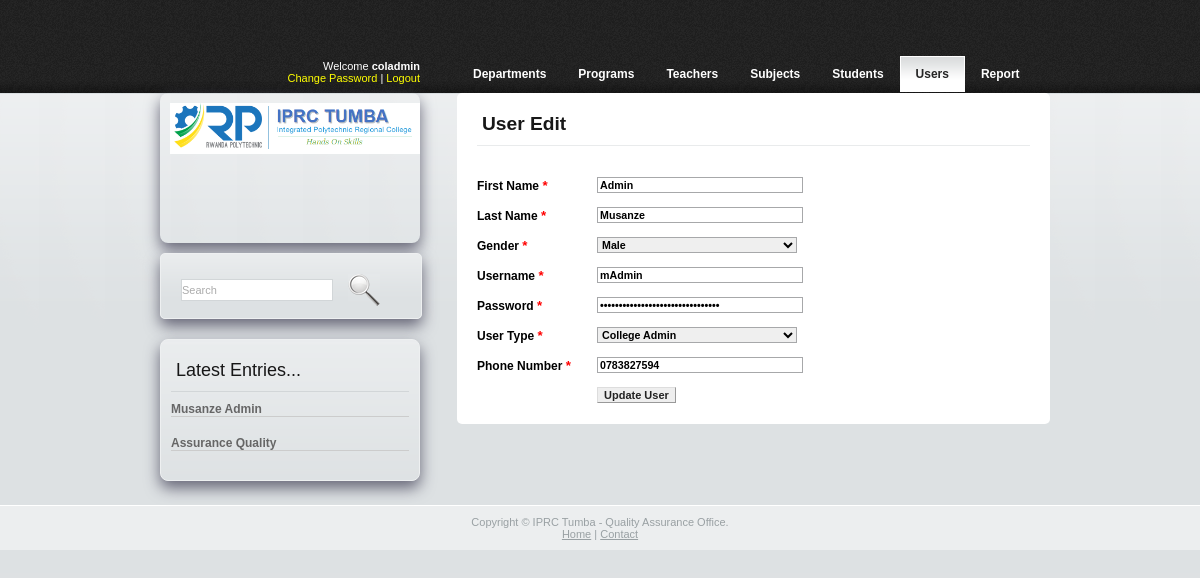
Screenshot of /admin/users_edit.php?id=11 (signed in) with the database file from the repository.
### tables this page shows
CREATE TABLE `tbl_users` (
  `u_id` int(10) UNSIGNED NOT NULL,
  `u_fname` varchar(30) DEFAULT NULL,
  `u_lname` varchar(30) DEFAULT NULL,
  `u_gender` varchar(10) NOT NULL,
  `u_uname` varchar(30) DEFAULT NULL,
  `u_pass` varchar(64) DEFAULT NULL,
  `u_utype` varchar(20) DEFAULT NULL,
  `u_phone` varchar(15) DEFAULT NULL
);

### admin/includes/config.php (called while the page is built, shortened)
<?php
$genderArr = array("Male", "Female");
$colUserTpyeArr = array("College Admin" => "coladmin", "Quality Assurence" => "quality");
?>

### admin/users_edit.php (the view, shortened to what this page needs)
<?php
require_once("includes/functions.php");
require_once ('../admin/includes/config.php');
global $connPDO;
?>
<!DOCTYPE html PUBLIC "-//W3C//DTD XHTML 1.0 Transitional//EN" "http://www.w3.org/TR/xhtml1/DTD/xhtml1-transitional.dtd">
<html xmlns="http://www.w3.org/1999/xhtml">
<head>
	<link rel="stylesheet" type="text/css" href="css/style.css" />
	<link href="spry/textfieldvalidation/SpryValidationTextField.css" rel="stylesheet" type="text/css" />
	<link href="spry/selectvalidation/SpryValidationSelect.css" rel="stylesheet" type="text/css" />
</head>
<body onLoad="document.getElementById('department').focus();">
<div class="main">
	<?php
		echo plotHeaderMenuInfo("users_new.php");
	?>
	<div class="body">
		<div class="main_body">
			<h2>User Edit</h2>
			<br/>
			<?php
				if(isset($_GET['id']))
				{
					$id					=	$_GET['id'];
					$userSelQry		=	"SELECT *  FROM `tbl_users` WHERE `u_id` ={$id}";
					$userSelRes		=	$connPDO->query($userSelQry);
					$userSelNumRows	=	$userSelRes->rowCount();
					if($userSelNumRows)
					{
						$userSelArr	=	$userSelRes->fetch(PDO::FETCH_ASSOC);
						$ufname		=	$userSelArr['u_fname'];
						$ulname		=	$userSelArr['u_lname'];
						$ugender	=	$userSelArr['u_gender'];
						$uname		=	$userSelArr['u_uname'];
						$upass		=	$userSelArr['u_pass'];
						$utype		=	$userSelArr['u_utype'];
						$uphone		=	$userSelArr['u_phone'];
					}
				}
			?>
			<form method = 'POST' action = "<?php echo "{$_SERVER['PHP_SELF']}?id={$_GET['id']}"?>">
			<table  border = '0' cellspacing = '0' cellpadding = '0'>
			<tr>
				<td width = '120' height = '30'>
					<strong>First Name</strong>
					<span class = 'mandatory'>*</span>
				</td>
				<td width = '120' height = '30'>
					<span id="sprytextfield2">
						<input type = 'text' name = 'first_name' id = 'first_name' class = 'typeproforms' value = "<?php if(isset($ufname))echo $ufname;?>" required/>
					</span>
				</td>
			</tr>
			<tr>
				<td width = '120' height = '30'>
					<strong>Last Name</strong>
					<span class = 'mandatory'>*</span>
				</td>
				<td width = '120' height = '30'>
					<span id="sprytextfield3">
						<input type = 'text' name = 'last_name' id = 'last_name' class = 'typeproforms'	value = "<?php if(isset($ulname))echo $ulname;?>" required/>
					</span>
				</td>
			</tr>
			<tr>
				<td width = '120' height = '30'>
					<strong>Gender</strong>
					<span class = 'mandatory'>*</span>
				</td>
				<td width = '120' height = '30'>
					<span id = 'gender'>
						<?php
							echo plotGenderDropdown($ugender);
						?>
					</span>
				</td>
			</tr>
			<tr>
				<td width = '120' height = '30'>
					<strong>Username</strong>
					<span class = 'mandatory'>*</span>
				</td>
				<td width = '120' height = '30'>
					<span id="sprytextfield4">
						<input type = 'text' name = 'username' id = 'username' class = 'typeproforms' value = "<?php if(isset($uname))echo $uname;?>" required/>
					</span>
				</td>
			</tr>
			<tr>
				<td width = '120' height = '30'>
					<strong>Password</strong>
					<span class = 'mandatory'>*</span>
				</td>
				<td width = '120' height = '30'>
					<span id="sprytextfield4">
						<input type = 'password' name = 'password' id = 'password' class = 'typeproforms' value = "<?php if(isset($upass))echo $upass;?>" required/>
					</span>
				</td>
			</tr>
			<tr>
				<td width = '120' height = '30'>
					<strong>User Type</strong>
					<span class = 'mandatory'>*</span>
				</td>
				<td width = '120' height = '30'>
					<span id = 'utype'>
						<?php
							echo plotUserTypeDropdown($utype);
						?>
					</span>
				</td>
			</tr>
			<tr>
				<td width = '120' height = '30'>
					<strong>Phone Number</strong>
					<span class = 'mandatory'>*</span>
				</td>
				<td width = '120' height = '30'>
					<span id="sprytextfield1">
						<input type = 'text' name = 'phone' id = 'phone' class = 'typeproforms'
						value = "<?php if(isset($uphone))echo $uphone;?>"	required/>
					</span>
				</td>
			</tr>
			<tr>
				<td>&nbsp;</td>
				<td height = '30'>
					<input type = 'submit' name = 'submit' class = 'button' value = 'Update User' />
				</td>
			</tr>
			</table>
			</form>
			<br/>
		</div>
		<?php
			echo plotLogoDiv();
			echo plotSearchDiv($searchActionFile = 'user_search.php');
			echo listUsers();
		?>
	</div>
</div>
<?php
	echo plotFooterDiv();
?>
</body>
</html>

### admin/includes/functions.php (shortened to what this page needs)
<?php
function plotHeaderMenuInfo($activemenuName) {
    if ($_SESSION['u_utype'] == "admin") {
        $menuNamesArr = array(
            "Departs" => "department_t_new.php",
            "Progs" => "department_new.php",
            "Tchr" => "teachers_new.php",
            "Course" => "subjects_new.php",
            "Qualties" => "qualities_new.php",
            "Stud" => "student_new.php",
            "Usr" => "users_new.php",
            "Reprt" => "current_class_wise.php",
            "Ansrs" => "answers_new.php"
        );
    } elseif ($_SESSION['u_utype'] == "coladmin") {
        $menuNamesArr = array(
            "Departments" => "department_t_new.php",
            "Programs" => "department_new.php",
            "Teachers" => "teachers_new.php",
            "Subjects" => "subjects_new.php",
            "Students" => "student_new.php",
            "Users" => "users_new.php",
            "Report" => "current_class_wise.php"
        );
    }
    echo "<div class='header'>
			<div class='header_text'>
			  <p align='right'>Welcome
				<strong>{$_SESSION['u_utype']}</strong><br/>
				<a href='change_password.php'>Change Password</a> | <a href='../admin/logout.php'>Logout</a>
			  </p>
			</div>";
    echo '<div class="menu">';
    echo '<ul>';
    foreach ($menuNamesArr as $menuName => $menuUrl) {
        if ($menuUrl == $activemenuName) {
            echo "<li><a href = '{$menuUrl}' class='active'>{$menuName}</a></li>";
        } else {
            echo "<li><a href = '{$menuUrl}'>{$menuName}</a></li>";
        }
    }
    echo '</ul>';
    echo '</div>';
    echo '</div>';
}
function plotLogoDiv($imgPath = "../admin/images/logo.png") {
    $logoImageDivStr = <<<ABC
	<div class="logo shadowEffect">
		<img src="{$imgPath}" alt="logo" />
	</div>
ABC;
    return $logoImageDivStr;
}
function plotFooterDiv() {
    $footerDivStr = <<<ABC
	<br/>
	<div class="footer">
		Copyright &copy IPRC Tumba - Quality Assurance Office. <br />
		<a href="http://iprctumba.rp.ac.rw/">Home</a> | <a href="http://iprctumba.rp.ac.rw/">Contact</a>
	</div>
	<div class="clr"></div>
ABC;
    return $footerDivStr;
}
function plotGenderDropdown($genderSelValue = '') {
    global $genderArr;
    if (is_array($genderArr)) {
        $genderG = "<select name='gender' id='gender' class='typeproforms'>";
        $genderG .= "<option value=''>--Select Gender--</option>";
        foreach ($genderArr as $gender) {
            if ($genderSelValue == $gender) {
                $genderG .= "<option value='{$genderSelValue}' selected='selected'>{$gender}</option>";
            } else {
                $genderG .= "<option value='{$gender}'>{$gender}</option>";
            }
        }
        $genderG .= "</select>";
        return $genderG;
    }
}
function plotSearchDiv($searchActionFile) {
    $searchVal = (isset($_GET['keyword'])) ? $_GET['keyword'] : 'Search';
    $searchDiv = <<<ABC
				<div class="search" id='searchEffect'>
					<form action="{$searchActionFile}" method="get" name="search" onsubmit="if (document.search.keyword.value == 'Search'){ document.search.keyword.value = '';}"">
					<input name="keyword" type="text"  class="keywords" value="$searchVal"
						onfocus="if (document.search.keyword.value == 'Search'){ document.search.keyword.value = '';}"
						onblur="if (document.search.keyword.value == ''){ document.search.keyword.value = 'Search';}" />
					<input name="Search" type="image" src="images/search.gif" value="Search"  />
					</form>
				</div>
ABC;
    return $searchDiv;
}
        ?>
    <?php
function listUsers() {
    global $connPDO;
    $listUsersQuery = "SELECT *  FROM `tbl_users` WHERE `u_utype` NOT LIKE 'admin' ORDER BY u_id DESC LIMIT 0,3";
    $listUsersRes = $connPDO->query($listUsersQuery);
    $listUsersNumRows = $listUsersRes -> rowCount();
    $listUsersStr = "<div class='side_body shadowEffect'>
                                <h2>Latest Entries...</h2>";
    if ($listUsersNumRows) {
        while ($listUsersArr = $listUsersRes -> fetch(PDO::FETCH_ASSOC)) {
            $listUsersStr .= <<<ABC
                <div class='title'>
                    <a href = "users_edit.php?id={$listUsersArr['u_id']}">
                        {$listUsersArr['u_lname']}  {$listUsersArr['u_fname']}
                    </a>
                </div>
                <div class='clr' style='border-bottom:1px solid #CCCCCC;margin-bottom:5px;'>
                </div>
                <br/>
ABC;
        }
    } else {
        $listUsersStr .= "<p><span class= 'error'>No Student(s)</span></p>";
    }
    $listUsersStr .= '</div>';
    return $listUsersStr;
}
function plotUserTypeDropdown($userTypeSelValue = '') {
    global $userTpyeArr;
    global $colUserTpyeArr;
    if ($_SESSION['u_utype'] == "admin") {
        if (is_array($userTpyeArr)) {
            $typeG = "<select name='u_utype' id='u_utype' class='typeproforms'>";
            $typeG .= "<option value='' selected disabled hidden>--Select Type--</option>";
            foreach ($userTpyeArr as $utype) {
                if ($userTypeSelValue == $utype) {
                    $typeG .= "<option value='{$userTypeSelValue}' selected='selected'>{$utype}</option>";
                } else {
                    $typeG .= "<option value='{$utype}'>{$utype}</option>";
                }
            }
            $typeG .= "</select>";
            return $typeG;
        }
    } else{
        if (is_array($colUserTpyeArr)) {
            $typeG = "<select name='u_utype' id='u_utype' class='typeproforms'>";
            $typeG .= "<option value='' selected disabled hidden>--Select Type--</option>";
            foreach ($colUserTpyeArr as $utypename => $utype) {
                if ($userTypeSelValue == $utype) {
                    $typeG .= "<option value='{$userTypeSelValue}' selected='selected'>{$utypename}</option>";
                } else {
                    $typeG .= "<option value='{$utype}'>{$utypename}</option>";
                }
            }
            $typeG .= "</select>";
            return $typeG;
        }
    }
}
?>

### admin/css/style.css (style rules this page uses)
body { margin:0; padding:0; background: none; width:100%; background:#fafbfb url(../images/bg.gif) top repeat-x; font:12px Arial, Helvetica, sans-serif }
html { padding:0; margin:0; }
.clr { clear:both; }
.main { width:900px; padding:0; margin:0 auto; }
.header { width:900px; margin:0; padding:0; height:93px; }
.header_text { height:93px; width:270px; margin:0; padding:0; border:none; float:left; }
.header_text p { font: normal 11px Arial, Helvetica, sans-serif; color:#FFFFFF; padding:60px 0 0 20px; margin:0; }
.header_text a { color:#FFFF00;text-decoration:none }
.menu { width:593px;margin:56px 0 0 0; padding:0; float:right; height:30px; }
.menu ul { margin:0; padding:0; list-style:none; }
.menu li { margin:0; padding:0; font:bold 12px Arial, Helvetica, sans-serif; color:#a6a6a6; float:left; }
.menu a { float:left; font:bold 12px Arial, Helvetica, sans-serif; color:#fff; padding:11px 16px; margin:0; text-decoration:none; }
.menu a.active { color:#252525; background:url(../images/hover.gif) top repeat-x; padding:10px 15px; border:1px solid #fff; }
.body { width:900px; margin:0; padding:0; }
.body h2 { font: normal 24px Arial, Helvetica, sans-serif; color:#181818; padding:10px 5px; margin:10px 0 10px 0; border-bottom:1px solid #e9ebec; }
.body a { color:#d34600; font:bold 12px Arial, Helvetica, sans-serif; text-decoration:none; }
.body img { float:left; margin:0; padding:20px; max-width:173px; max-height:150px; }
.logo { width:260px; height:150px; margin:0 10px 10px 10px; padding:20px 0 0 0; }
.logo img { margin:0; padding:0; max-height:107px; max-width:250px; }
.search { width:250px; height:44px; padding:20px 0 0 10px; margin:10px 10px; border:1px solid #eef0f1; background: url(images/bg_search.gif) top repeat-x; }
.search input.keywords { width:150px; height:20px; background:#fff; color:#acacac; font:normal 11px Arial, Helvetica, sans-serif; margin:5px 15px 0 10px; padding:0; border:1px solid #d2d6d8; float:left; }
.side_body { width:260px; padding:0 10px; margin:10px 10px; border:1px solid #eef0f1; background: #dde1e3 url(images/side_bg.gif) top repeat-x; float:left; }
.side_body h2 { font:normal 18px Arial, Helvetica, sans-serif; color:#171717; border-bottom:1px solid #d2d6d8; margin:0 0 10px 0; padding:10px 5px; }
.side_body a { font: bold 12px Arial, Helvetica, sans-serif; color:#666666; margin:0; padding:0; text-decoration:none; }
.side_body .title { float: left; font: bold 11px Arial, Helvetica, sans-serif; color:#363636; margin:0; padding:0; width:220px; margin:0; padding:0; }
.main_body { width :553px; padding :0 20px; margin :0; float :right; background :#fff; border-radius : 5px; -webkit-transition :-webkit-box-shadow 1s linear; -moz-transition :-moz-box-shadow 1s linear; }
.main_body h2 { font-family: "Trebuchet MS", sans-serif;font-size: 1.6em;font-weight:bold; }
.footer { background:#eceeef; text-align:center; font: normal 11px Arial, Helvetica, sans-serif; color:#99a0a3; margin:0; padding:10px 0; border-top:1px solid #fff; }
.footer a { font: normal 11px Arial, Helvetica, sans-serif; color:#99a0a3; }
.mandatory { font-size: 10pt; font-weight: bold; color: red; }
.button { font-family:Verdana, Arial, Helvetica, sans-serif; font-weight:bold; border-top: 1px solid #ddd; border-left: 1px solid #ddd; border-right: 1px solid #999; border-bottom: 1px solid #999; background-color: #eee; font-size: 11px; color: #222; }
.typeproforms { font-family: Verdana, Arial, Helvetica, sans-serif; font-size: 8pt; font-weight: bold; border: 1px solid #A7A8AA; width: 200px; }
.shadowEffect { padding : 10px 10px; -moz-box-sizing : border-box; -webkit-box-sizing : border-box; -moz-border-radius : 8px; -webkit-border-radius : 8px; -moz-box-shadow : 0px 7px 15px #667; -webkit-box-shadow : 0px 7px 15px #667; -webkit-transition : -webkit-box-shadow 1s linear; -moz-transition : -webkit-box-shadow 1s linear; }
#searchEffect { -webkit-border-radius : 5px; -moz-border-radius : 5px; -moz-box-shadow : 0px 7px 15px #667; -webkit-box-shadow : 0px 7px 15px #667; -webkit-transition : -webkit-box-shadow 1s linear; -moz-transition : -webkit-box-shadow 1s linear; }

### rows the page displays
tbl_users: first_name "Admin", last_name "Musanze", username "mAdmin", phone "0783827594", u_lname "Musanze", u_fname "Admin"
tbl_users: u_lname "Assurance", u_fname "Quality"

### other values shown
$_SESSION['u_utype'] "coladmin"
$menuName "Departments"
$menuName "Programs"
$menuName "Teachers"
$menuName "Subjects"
$menuName "Students"
$menuName "Users"
$menuName "Report"
form field gender "Male"
form field u_utype "College Admin"
